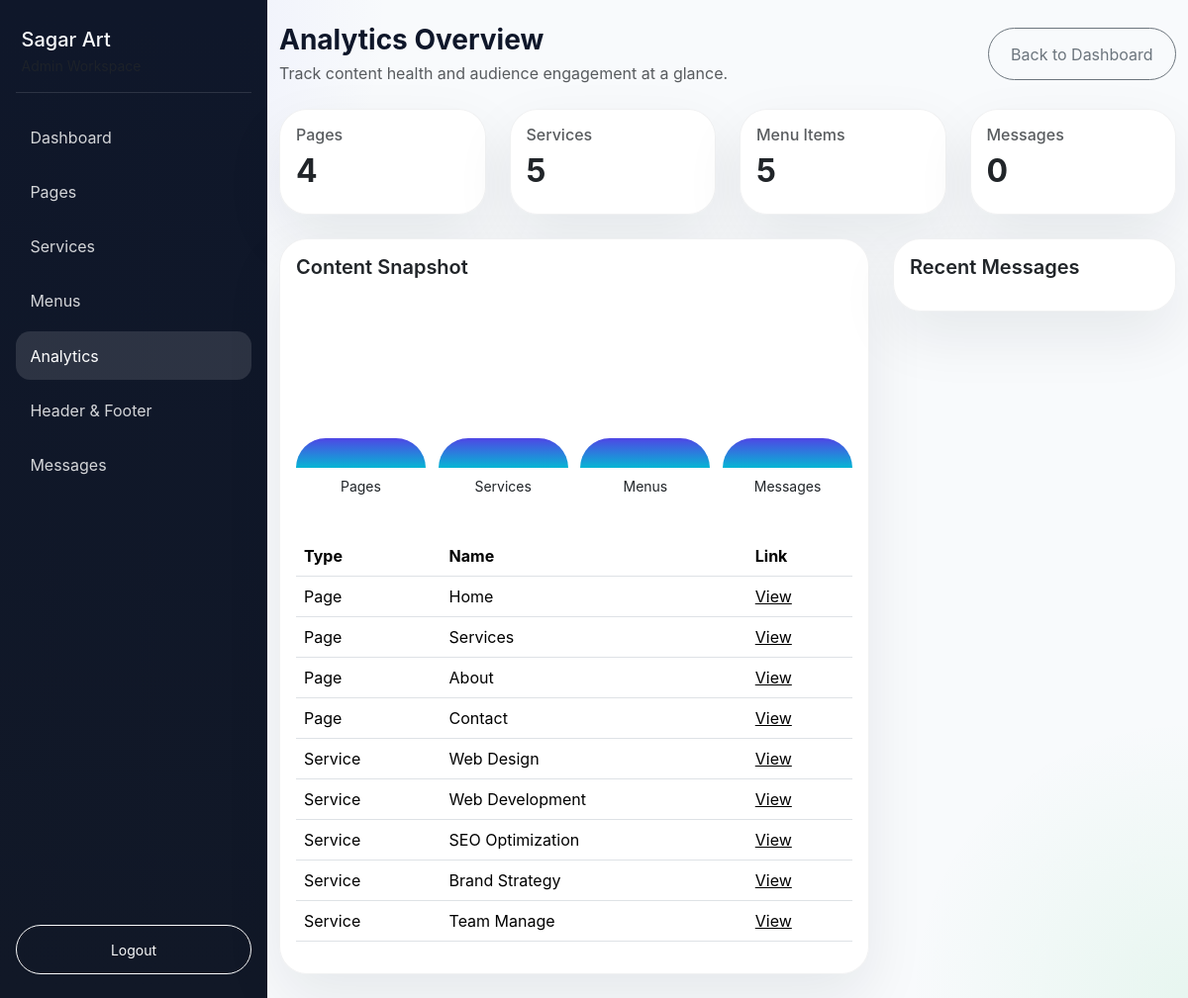
Page /admin/analytics.php (signed in) on the earlier database version.
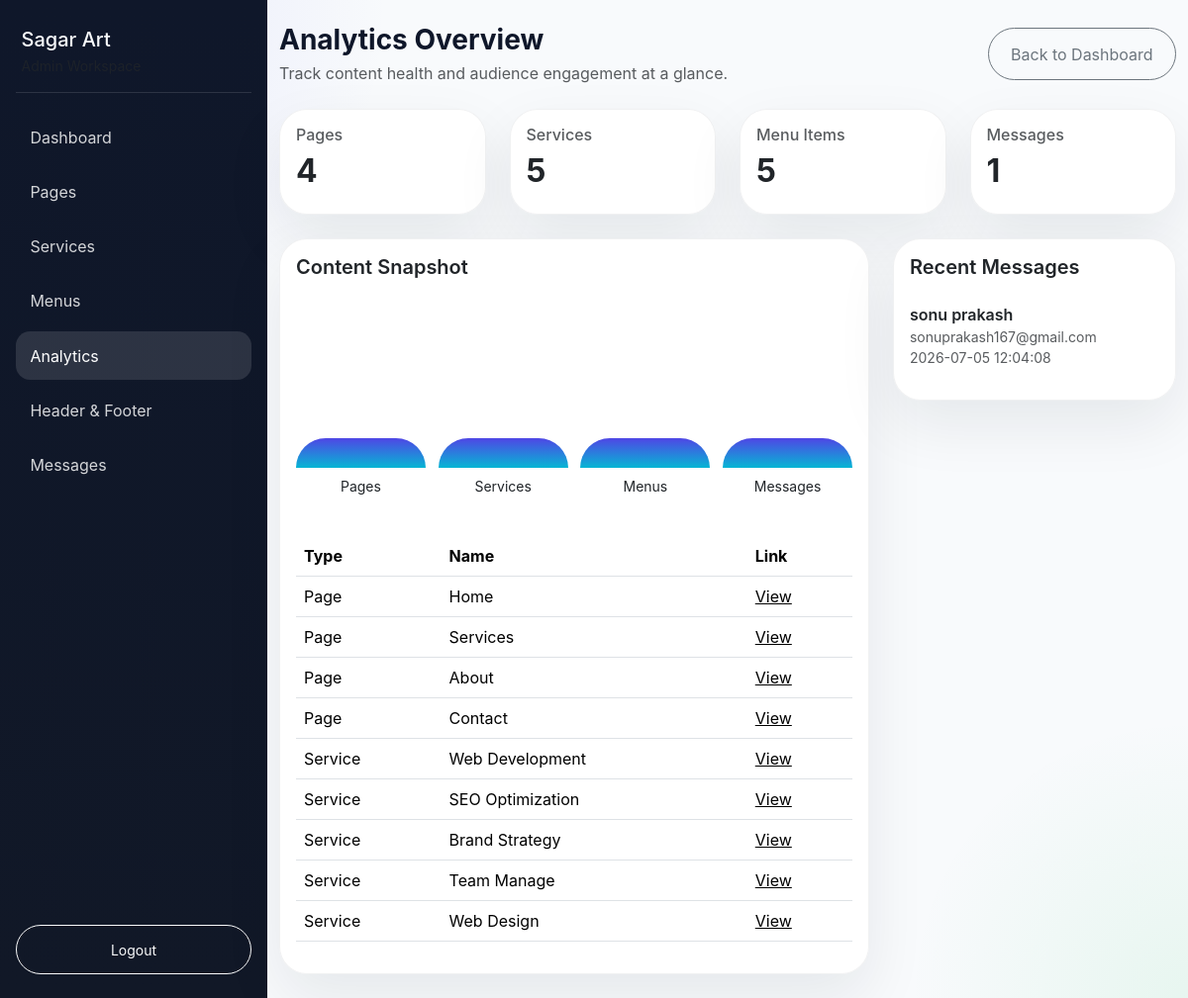
Same page on the later database version.
### tables this page shows
CREATE TABLE `pages` (
  `id` int(11) NOT NULL,
  `slug` varchar(100) NOT NULL,
  `title` varchar(255) NOT NULL,
  `content` text NOT NULL,
  `hero_title` varchar(255) DEFAULT NULL,
  `hero_text` text DEFAULT NULL,
  `image_url` varchar(255) DEFAULT NULL,
  `show_in_menu` tinyint(1) NOT NULL DEFAULT 1,
  `menu_order` int(11) NOT NULL DEFAULT 0,
  `hero_video_url` varchar(255) DEFAULT NULL
);

CREATE TABLE `services` (
  `id` int(11) NOT NULL,
  `title` varchar(255) NOT NULL,
  `slug` varchar(100) NOT NULL,
  `summary` text NOT NULL,
  `content` text NOT NULL,
  `image_url` varchar(255) DEFAULT NULL,
  `display_order` int(11) NOT NULL DEFAULT 0,
  `is_featured` tinyint(1) NOT NULL DEFAULT 0
);

CREATE TABLE `contact_submissions` (
  `id` int(11) NOT NULL,
  `name` varchar(255) NOT NULL,
  `email` varchar(255) NOT NULL,
  `phone` varchar(255) DEFAULT NULL,
  `message` text NOT NULL,
  `submitted_at` datetime NOT NULL DEFAULT current_timestamp()
);

### admin/analytics.php (the view, shortened to what this page needs)
<?php
require '../includes/config.php';
$pageCount = (int)$conn->query('SELECT COUNT(*) AS total FROM pages')->fetch_assoc()['total'];
$serviceCount = (int)$conn->query('SELECT COUNT(*) AS total FROM services')->fetch_assoc()['total'];
$menuCount = (int)$conn->query('SELECT COUNT(*) AS total FROM menu_items')->fetch_assoc()['total'];
$messageCount = (int)$conn->query('SELECT COUNT(*) AS total FROM contact_submissions')->fetch_assoc()['total'];
$recentMessages = $conn->query('SELECT name, email, submitted_at FROM contact_submissions ORDER BY submitted_at DESC LIMIT 5');
$pages = $conn->query('SELECT title, slug FROM pages ORDER BY id ASC');
$services = $conn->query('SELECT title, slug FROM services ORDER BY display_order ASC, id ASC');
?>
<!DOCTYPE html>
<html lang="en">
<head>
  <link href="https://cdn.jsdelivr.net/npm/bootstrap@5.3.3/dist/css/bootstrap.min.css" rel="stylesheet">
  <link rel="stylesheet" href="../assets/css/style.css">
</head>
<body class="admin-shell">
  <div class="admin-layout">
    <?php include 'includes/sidebar.php'; ?>
    <main class="admin-main">
      <div class="container-fluid py-4">
        <div class="d-flex justify-content-between align-items-center mb-4">
          <div>
            <h3 class="fw-bold mb-1">Analytics Overview</h3>
            <p class="text-muted mb-0">Track content health and audience engagement at a glance.</p>
          </div>
          <a href="dashboard.php" class="btn btn-outline-secondary">Back to Dashboard</a>
        </div>
        <div class="row g-4 mb-4">
          <div class="col-md-3">
            <div class="card admin-card h-100">
              <div class="card-body">
                <h6 class="text-muted">Pages</h6>
                <h2 class="fw-bold"><?php echo $pageCount; ?></h2>
              </div>
            </div>
          </div>
          <div class="col-md-3">
            <div class="card admin-card h-100">
              <div class="card-body">
                <h6 class="text-muted">Services</h6>
                <h2 class="fw-bold"><?php echo $serviceCount; ?></h2>
              </div>
            </div>
          </div>
          <div class="col-md-3">
            <div class="card admin-card h-100">
              <div class="card-body">
                <h6 class="text-muted">Menu Items</h6>
                <h2 class="fw-bold"><?php echo $menuCount; ?></h2>
              </div>
            </div>
          </div>
          <div class="col-md-3">
            <div class="card admin-card h-100">
              <div class="card-body">
                <h6 class="text-muted">Messages</h6>
                <h2 class="fw-bold"><?php echo $messageCount; ?></h2>
              </div>
            </div>
          </div>
        </div>
        <div class="row g-4">
          <div class="col-lg-8">
            <div class="card admin-card">
              <div class="card-body">
                <h5 class="fw-semibold mb-3">Content Snapshot</h5>
                <div class="analytics-chart mb-4">
                  <div class="analytics-bar">
                    <span style="height: <?php echo max(20, min(100, $pageCount * 20)); ?>%"></span>
                    <small>Pages</small>
                  </div>
                  <div class="analytics-bar">
                    <span style="height: <?php echo max(20, min(100, $serviceCount * 18)); ?>%"></span>
                    <small>Services</small>
                  </div>
                  <div class="analytics-bar">
                    <span style="height: <?php echo max(20, min(100, $menuCount * 18)); ?>%"></span>
                    <small>Menus</small>
                  </div>
                  <div class="analytics-bar">
                    <span style="height: <?php echo max(20, min(100, $messageCount * 12)); ?>%"></span>
                    <small>Messages</small>
                  </div>
                </div>
                <div class="table-responsive">
                  <table class="table table-hover align-middle">
                    <thead>
                      <tr>
                        <th>Type</th>
                        <th>Name</th>
                        <th>Link</th>
                      </tr>
                    </thead>
                    <tbody>
                      <?php while ($page = $pages->fetch_assoc()): ?>
                        <tr>
                          <td>Page</td>
                          <td><?php echo htmlspecialchars($page['title']); ?></td>
                          <td><a href="../<?php echo htmlspecialchars($page['slug']); ?>.php">View</a></td>
                        </tr>
                      <?php endwhile; ?>
                      <?php while ($service = $services->fetch_assoc()): ?>
                        <tr>
                          <td>Service</td>
                          <td><?php echo htmlspecialchars($service['title']); ?></td>
                          <td><a href="../service.php?slug=<?php echo urlencode($service['slug']); ?>">View</a></td>
                        </tr>
                      <?php endwhile; ?>
                    </tbody>
                  </table>
                </div>
              </div>
            </div>
          </div>
          <div class="col-lg-4">
            <div class="card admin-card">
              <div class="card-body">
                <h5 class="fw-semibold mb-3">Recent Messages</h5>
                <ul class="list-group list-group-flush">
                  <?php while ($message = $recentMessages->fetch_assoc()): ?>
                    <li class="list-group-item px-0">
                      <div class="fw-semibold"><?php echo htmlspecialchars($message['name']); ?></div>
                      <div class="small text-muted"><?php echo htmlspecialchars($message['email']); ?></div>
                      <div class="small text-muted"><?php echo htmlspecialchars($message['submitted_at']); ?></div>
                    </li>
                  <?php endwhile; ?>
                </ul>
              </div>
            </div>
          </div>
        </div>
      </div>
    </main>
  </div>
</body>
</html>

### admin/includes/sidebar.php
<?php
$currentPage = basename($_SERVER['PHP_SELF']);
$navItems = [
    ['label' => 'Dashboard', 'url' => 'dashboard.php'],
    ['label' => 'Pages', 'url' => 'page_form.php'],
    ['label' => 'Services', 'url' => 'services.php'],
    ['label' => 'Menus', 'url' => 'menu_form.php'],
    ['label' => 'Analytics', 'url' => 'analytics.php'],
    ['label' => 'Header & Footer', 'url' => 'settings_form.php'],
    ['label' => 'Messages', 'url' => 'contact_submissions.php'],
];
?>
<aside class="admin-sidebar">
  <div class="sidebar-brand">
    <div>
      <h5 class="mb-1">Sagar Art</h5>
      <p class="mb-0 small text-muted">Admin Workspace</p>
    </div>
  </div>
  <nav class="sidebar-nav">
    <?php foreach ($navItems as $item): ?>
      <?php
      $isActive = $currentPage === $item['url'] || ($item['url'] === 'page_form.php' && in_array($currentPage, ['page_form.php', 'page_section_form.php'], true));
      ?>
      <a class="sidebar-link<?php echo $isActive ? ' active' : ''; ?>" href="<?php echo htmlspecialchars($item['url']); ?>">
        <?php echo htmlspecialchars($item['label']); ?>
      </a>
    <?php endforeach; ?>
  </nav>
  <div class="sidebar-footer">
    <a href="logout.php" class="btn btn-outline-light btn-sm w-100">Logout</a>
  </div>
</aside>

### assets/css/style.css (style rules this page uses)
:root { --bg-base: #f9fbff; --bg-surface: rgba(255, 255, 255, 0.95); --text-base: #0f172a; --text-muted: #475569; --accent-strong: #5b21b6; --accent-soft: #3b82f6; --accent-fade: #a78bfa; --shadow-soft: 0 24px 60px rgba(15, 23, 42, 0.08); }
* { box-sizing: border-box; }
body { margin: 0; font-family: 'Inter', 'Segoe UI', Arial, sans-serif; background: radial-gradient(circle at top left, rgba(59, 130, 246, 0.12), transparent 28%), radial-gradient(circle at bottom right, rgba(139, 92, 246, 0.14), transparent 22%), var(--bg-base); color: var(--text-base); }
a { color: inherit; }
.card, .admin-card, .footer-card { border: 0; border-radius: 1.75rem; background: var(--bg-surface); box-shadow: var(--shadow-soft); }
.btn { border-radius: 999px; padding: 0.85rem 1.4rem; }
.btn-secondary, .btn-outline-secondary { border-radius: 999px; }
.admin-shell { background: radial-gradient(circle at top left, rgba(99, 102, 241, 0.14), transparent 25%), radial-gradient(circle at bottom right, rgba(34, 197, 94, 0.08), transparent 18%), #f8fafc; min-height: 100vh; }
.admin-layout { display: flex; min-height: 100vh; }
.admin-sidebar { width: 270px; background: linear-gradient(180deg, #0f172a 0%, #111827 100%); color: #f8fafc; padding: 1.5rem 1rem; display: flex; flex-direction: column; gap: 1.25rem; }
.sidebar-brand { padding: 0.25rem 0.35rem 1rem; border-bottom: 1px solid rgba(255, 255, 255, 0.12); }
.sidebar-nav { display: flex; flex-direction: column; gap: 0.35rem; }
.sidebar-link { color: rgba(255, 255, 255, 0.82); text-decoration: none; padding: 0.8rem 0.9rem; border-radius: 0.9rem; transition: background 0.2s ease, color 0.2s ease; }
.sidebar-link:hover, .sidebar-link.active { background: rgba(255, 255, 255, 0.12); color: #fff; }
.sidebar-footer { margin-top: auto; }
.admin-main { flex: 1; min-width: 0; }
.admin-card .table td, .admin-card .table th { vertical-align: middle; }
.analytics-chart { display: flex; align-items: flex-end; gap: 0.8rem; height: 220px; padding: 1rem 0; }
.analytics-bar { flex: 1; display: flex; flex-direction: column; align-items: center; gap: 0.5rem; }
.analytics-bar span:first-child { width: 100%; border-radius: 999px 999px 0 0; background: linear-gradient(180deg, #4f46e5 0%, #06b6d4 100%); min-height: 30px; }
.admin-shell .btn-outline-secondary, .admin-shell .btn-outline-primary, .admin-shell .btn-outline-info, .admin-shell .btn-outline-success, .admin-shell .btn-outline-danger { border-radius: 999px; }
.admin-shell .card { border: 1px solid rgba(15, 23, 42, 0.06); }
.list-group-item { border: none; border-radius: 1rem; margin-bottom: 0.5rem; background: rgba(255, 255, 255, 0.92); }

Differences in the rows shown:
changed services "Web Design": moves down the list
added contact_submissions: name "sonu prakash", email "sonuprakash167@gmail.com", submitted_at "2026-07-05 12:04:08"
Other differences:
$messageCount: "0" → "1"
